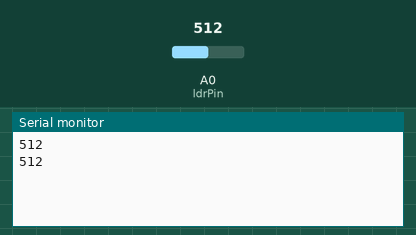
This sketch was run on a simulated Arduino Uno, built with avr-gcc and run on an emulated ATmega328P. Shown: the last lines printed to the serial monitor. Inputs (shaded band) come from the test bench; at power-on: A0 (ldrPin) = 512.

Above: at 1.8 s.
1.9 s: A0 (ldrPin) set to 716
At 2.8 s:
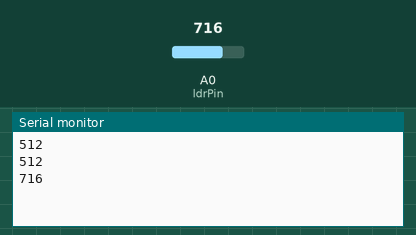
3.4 s: A0 (ldrPin) set to 900
At 4.5 s:
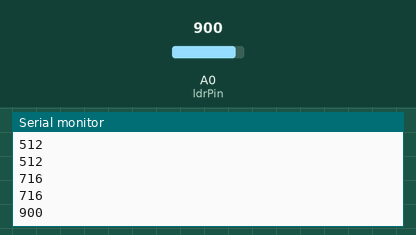
Timing chart, 0 to 6.4 s (numbered marks = the images above; inputs shaded):
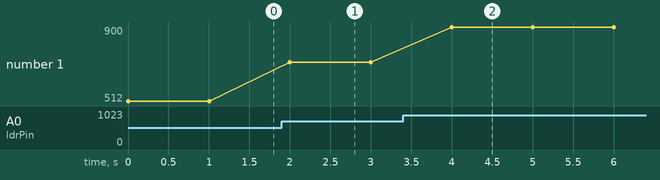

The sketch:

SensordeLuminosidade_-_LDR.ino
```cpp
int ldrPin = A0;

void setup() {
  Serial.begin(9600);
}
void loop() {
  int value = analogRead(ldrPin);
  Serial.println(value);
  delay(1000);
}
```

Measured:
- after the input at 1.9 s, the serial monitor: prints a new line after 0.10 s (image 1)
- after the input at 3.4 s, the serial monitor: prints a new line after 0.60 s (image 2)
- plotted number 1: 512 → 716 after the input at 1.9 s, 716 → 900 after the input at 3.4 s
